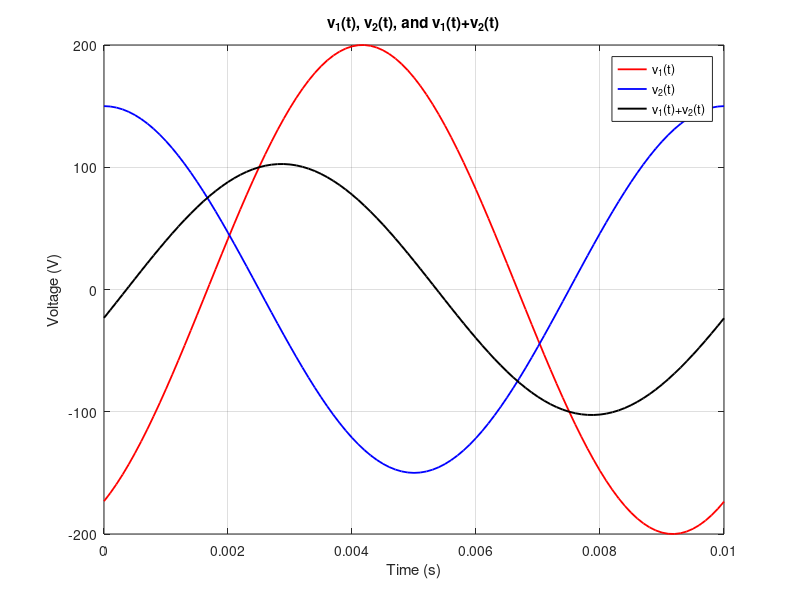
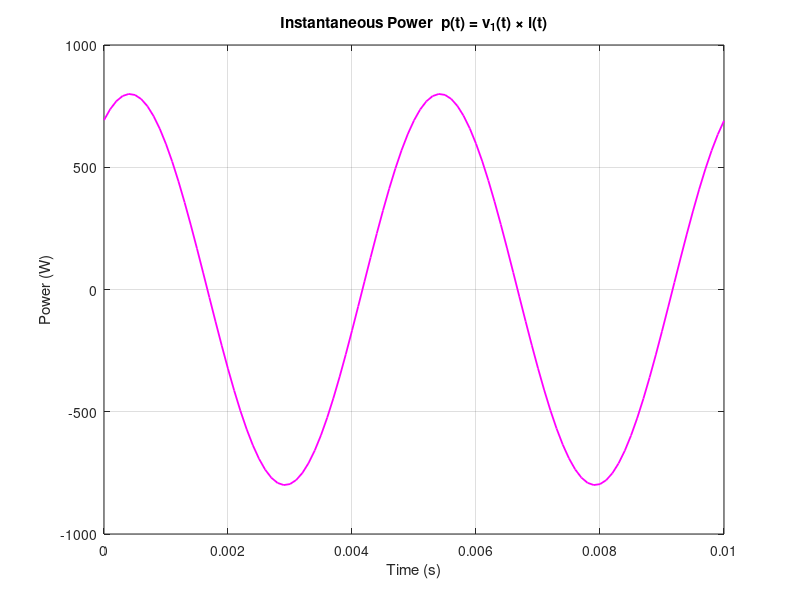

Recreate these plots in MATLAB, in order.
%% Exercise 1 - From Sinusoids to Phasors (Variant C)
% Ahmad Al Kadi - Week 2
% This script verifies the analytical results using MATLAB plots.

clear; clc; close all;

% ---------------------------------------------------------------
% Given data
% ---------------------------------------------------------------
w = 628;                 % Angular frequency [rad/s]
f = w/(2*pi);            % Frequency [Hz]
T = 1/f;                 % Period [s]
t = 0:1e-4:T;            % Time vector (one full period)

% Voltages and current (time-domain expressions)
v1 = 200 * sin(w*t - deg2rad(60));   % v1(t)
v2 = 150 * sin(w*t + deg2rad(90));   % v2(t)
i  = 8   * cos(w*t + deg2rad(120));  % i(t)

% ---------------------------------------------------------------
% Phasor addition check
% ---------------------------------------------------------------
v_sum = v1 + v2;          % Resultant voltage (time-domain)
V1_ph = 200*exp(1j*deg2rad(-150));
V2_ph = 150*exp(1j*deg2rad(0));
Vsum_ph = V1_ph + V2_ph;
mag_Vsum = abs(Vsum_ph);
ang_Vsum = rad2deg(angle(Vsum_ph));

fprintf('Resultant phasor: |Vsum| = %.3f V,  angle = %.3f deg\n', ...
        mag_Vsum, ang_Vsum);

% ---------------------------------------------------------------
% Plot voltages
% ---------------------------------------------------------------
figure('Name','Voltages','Color','w');
plot(t, v1, 'r', 'LineWidth', 1.3); hold on;
plot(t, v2, 'b', 'LineWidth', 1.3);
plot(t, v_sum, 'k', 'LineWidth', 1.4);
xlabel('Time (s)');
ylabel('Voltage (V)');
title('v_1(t), v_2(t), and v_1(t)+v_2(t)');
legend('v_1(t)', 'v_2(t)', 'v_1(t)+v_2(t)', 'Location', 'best');
grid on;

% ---------------------------------------------------------------
% Instantaneous power p(t) = v1(t)*i(t)
% ---------------------------------------------------------------
p = v1 .* i;

figure('Name','Instantaneous Power','Color','w');
plot(t, p, 'm', 'LineWidth', 1.3);
xlabel('Time (s)');
ylabel('Power (W)');
title('Instantaneous Power  p(t) = v_1(t) \times i(t)');
grid on;

% ---------------------------------------------------------------
% Average power check (should be zero)
% ---------------------------------------------------------------
P_avg = mean(p);
fprintf('Average Power = %.4f W\n', P_avg);
